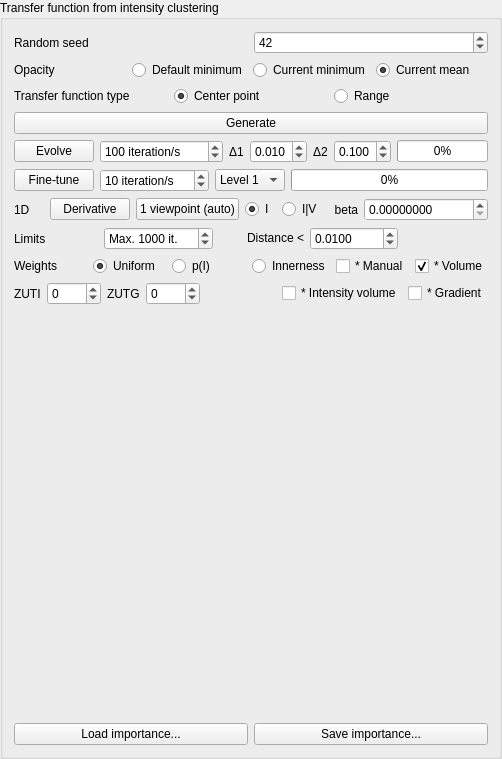
            <widget class="QGroupBox" name="m_transferFunctionFromIntensityClusteringGroupBox">
             <property name="title">
              <string>Transfer function from intensity clustering</string>
             </property>
             <layout class="QVBoxLayout" name="verticalLayout_16">
              <item>
               <layout class="QHBoxLayout" name="horizontalLayout_81">
                <item>
                 <widget class="QLabel" name="m_transferFunctionFromIntensityClusteringRandomSeedLabel">
                  <property name="text">
                   <string>Random seed</string>
                  </property>
                 </widget>
                </item>
                <item>
                 <widget class="QSpinBox" name="m_randomSeedSpinBox">
                  <property name="maximum">
                   <number>2147483647</number>
                  </property>
                  <property name="value">
                   <number>42</number>
                  </property>
                 </widget>
                </item>
               </layout>
              </item>
              <item>
               <layout class="QHBoxLayout" name="horizontalLayout_83">
                <item>
                 <widget class="QLabel" name="m_transferFunctionFromIntensityClusteringOpacityLabel">
                  <property name="text">
                   <string>Opacity</string>
                  </property>
                 </widget>
                </item>
                <item>
                 <widget class="QRadioButton" name="m_transferFunctionFromIntensityClusteringOpacityDefaultMinimumRadioButton">
                  <property name="text">
                   <string>Default minimum</string>
                  </property>
                  <attribute name="buttonGroup">
                   <string>buttonGroup_2</string>
                  </attribute>
                 </widget>
                </item>
                <item>
                 <widget class="QRadioButton" name="m_transferFunctionFromIntensityClusteringOpacityCurrentMinimumRadioButton">
                  <property name="text">
                   <string>Current minimum</string>
                  </property>
                  <attribute name="buttonGroup">
                   <string>buttonGroup_2</string>
                  </attribute>
                 </widget>
                </item>
                <item>
                 <widget class="QRadioButton" name="m_transferFunctionFromIntensityClusteringOpacityCurrentMeanRadioButton">
                  <property name="text">
                   <string>Current mean</string>
                  </property>
                  <property name="checked">
                   <bool>true</bool>
                  </property>
                  <attribute name="buttonGroup">
                   <string>buttonGroup_2</string>
                  </attribute>
                 </widget>
                </item>
               </layout>
              </item>
              <item>
               <layout class="QHBoxLayout" name="horizontalLayout_82">
                <item>
                 <widget class="QLabel" name="m_transferFunctionFromIntensityClusteringTransferFunctionTypeLabel">
                  <property name="text">
                   <string>Transfer function type</string>
                  </property>
                 </widget>
                </item>
                <item>
                 <widget class="QRadioButton" name="m_transferFunctionFromIntensityClusteringTransferFunctionTypeCenterPointRadioButton">
                  <property name="text">
                   <string>Center point</string>
                  </property>
                  <property name="checked">
                   <bool>true</bool>
                  </property>
                  <attribute name="buttonGroup">
                   <string>buttonGroup</string>
                  </attribute>
                 </widget>
                </item>
                <item>
                 <widget class="QRadioButton" name="m_transferFunctionFromIntensityClusteringTransferFunctionTypeRangeRadioButton">
                  <property name="text">
                   <string>Range</string>
                  </property>
                  <attribute name="buttonGroup">
                   <string>buttonGroup</string>
                  </attribute>
                 </widget>
                </item>
               </layout>
              </item>
              <item>
               <widget class="QPushButton" name="m_transferFunctionFromIntensityClusteringPushButton">
                <property name="text">
                 <string>Generate</string>
                </property>
               </widget>
              </item>
              <item>
               <layout class="QHBoxLayout" name="horizontalLayout_84">
                <item>
                 <widget class="QPushButton" name="m_geneticTransferFunctionFromIntensityClusteringPushButton">
                  <property name="text">
                   <string>Evolve</string>
                  </property>
                 </widget>
                </item>
                <item>
                 <widget class="QSpinBox" name="m_geneticTransferFunctionFromIntensityClusteringIterationsSpinBox">
                  <property name="suffix">
                   <string> iteration/s</string>
                  </property>
                  <property name="minimum">
                   <number>1</number>
                  </property>
                  <property name="maximum">
                   <number>1000000</number>
                  </property>
                  <property name="value">
                   <number>100</number>
                  </property>
                 </widget>
                </item>
                <item>
                 <widget class="QLabel" name="m_geneticTransferFunctionFromIntensityClusteringDelta1Label">
                  <property name="text">
                   <string>Δ1</string>
                  </property>
                 </widget>
                </item>
                <item>
                 <widget class="QDoubleSpinBox" name="m_geneticTransferFunctionFromIntensityClusteringDelta1DoubleSpinBox">
                  <property name="decimals">
                   <number>3</number>
                  </property>
                  <property name="maximum">
                   <double>1.000000000000000</double>
                  </property>
                  <property name="singleStep">
                   <double>0.001000000000000</double>
                  </property>
                  <property name="value">
                   <double>0.010000000000000</double>
                  </property>
                 </widget>
                </item>
                <item>
                 <widget class="QLabel" name="m_geneticTransferFunctionFromIntensityClusteringDelta2Label">
                  <property name="text">
                   <string>Δ2</string>
                  </property>
                 </widget>
                </item>
                <item>
                 <widget class="QDoubleSpinBox" name="m_geneticTransferFunctionFromIntensityClusteringDelta2DoubleSpinBox">
                  <property name="decimals">
                   <number>3</number>
                  </property>
                  <property name="maximum">
                   <double>1.000000000000000</double>
                  </property>
                  <property name="singleStep">
                   <double>0.001000000000000</double>
                  </property>
                  <property name="value">
                   <double>0.100000000000000</double>
                  </property>
                 </widget>
                </item>
                <item>
                 <widget class="QProgressBar" name="m_geneticTransferFunctionFromIntensityClusteringProgressBar">
                  <property name="value">
                   <number>0</number>
                  </property>
                 </widget>
                </item>
               </layout>
              </item>
              <item>
               <layout class="QHBoxLayout" name="horizontalLayout_87">
                <item>
                 <widget class="QPushButton" name="m_fineTuneGeneticTransferFunctionFromIntensityClusteringPushButton">
                  <property name="text">
                   <string>Fine-tune</string>
                  </property>
                 </widget>
                </item>
                <item>
                 <widget class="QSpinBox" name="m_fineTuneGeneticTransferFunctionFromIntensityClusteringIterationsSpinBox">
                  <property name="suffix">
                   <string> iteration/s</string>
                  </property>
                  <property name="minimum">
                   <number>1</number>
                  </property>
                  <property name="maximum">
                   <number>1000</number>
                  </property>
                  <property name="value">
                   <number>10</number>
                  </property>
                 </widget>
                </item>
                <item>
                 <widget class="QComboBox" name="m_fineTuneGeneticTransferFunctionFromIntensityClusteringLevelComboBox">
                  <item>
                   <property name="text">
                    <string>Level 1</string>
                   </property>
                  </item>
                  <item>
                   <property name="text">
                    <string>Level 2</string>
                   </property>
                  </item>
                  <item>
                   <property name="text">
                    <string>Level 3</string>
                   </property>
                  </item>
                 </widget>
                </item>
                <item>
                 <widget class="QProgressBar" name="m_fineTuneGeneticTransferFunctionFromIntensityClusteringProgressBar">
                  <property name="value">
                   <number>0</number>
                  </property>
                 </widget>
                </item>
               </layout>
              </item>
              <item>
               <layout class="QHBoxLayout" name="horizontalLayout_71">
                <item>
                 <widget class="QLabel" name="m_transferFunctionOptimizationTypeLabel">
                  <property name="text">
                   <string>1D</string>
                  </property>
                 </widget>
                </item>
                <item>
                 <widget class="QPushButton" name="m_optimizeByDerivativeTransferFunctionFromIntensityClusteringPushButton">
                  <property name="text">
                   <string>Derivative</string>
                  </property>
                 </widget>
                </item>
                <item>
                 <widget class="QPushButton" name="m_transferFunctionOptimizationOneViewpointAutomaticPushButton">
                  <property name="toolTip">
                   <string>Optimize for current viewpoint (auto-updates itself)</string>
                  </property>
                  <property name="text">
                   <string>1 viewpoint (auto)</string>
                  </property>
                  <property name="checkable">
                   <bool>true</bool>
                  </property>
                 </widget>
                </item>
                <item>
                 <widget class="QRadioButton" name="m_optimizeByDerivativeTransferFunctionFromIntensityClusteringDkl_I_WRadioButton">
                  <property name="text">
                   <string>I</string>
                  </property>
                  <property name="checked">
                   <bool>true</bool>
                  </property>
                  <attribute name="buttonGroup">
                   <string>buttonGroup_7</string>
                  </attribute>
                 </widget>
                </item>
                <item>
                 <widget class="QRadioButton" name="m_optimizeByDerivativeTransferFunctionFromIntensityClusteringDkl_IV_WRadioButton">
                  <property name="text">
                   <string>I|V</string>
                  </property>
                  <attribute name="buttonGroup">
                   <string>buttonGroup_7</string>
                  </attribute>
                 </widget>
                </item>
                <item>
                 <widget class="QLabel" name="m_transferFunctionOptimizationBetaLabel">
                  <property name="text">
                   <string>beta</string>
                  </property>
                  <property name="alignment">
                   <set>Qt::AlignRight|Qt::AlignTrailing|Qt::AlignVCenter</set>
                  </property>
                 </widget>
                </item>
                <item>
                 <widget class="QDoubleSpinBox" name="m_transferFunctionOptimizationBetaDoubleSpinBox">
                  <property name="decimals">
                   <number>8</number>
                  </property>
                  <property name="maximum">
                   <double>1000000000.000000000000000</double>
                  </property>
                  <property name="singleStep">
                   <double>0.000010000000000</double>
                  </property>
                 </widget>
                </item>
               </layout>
              </item>
              <item>
               <layout class="QHBoxLayout" name="horizontalLayout_88">
                <item>
                 <widget class="QLabel" name="m_transferFunctionOptimizationLimitsLabel">
                  <property name="text">
                   <string>Limits</string>
                  </property>
                 </widget>
                </item>
                <item>
                 <widget class="QSpinBox" name="m_optimizeByDerivativeTransferFunctionFromIntensityClusteringMaximumIterationsSpinBox">
                  <property name="suffix">
                   <string> it.</string>
                  </property>
                  <property name="prefix">
                   <string>Max. </string>
                  </property>
                  <property name="minimum">
                   <number>1</number>
                  </property>
                  <property name="maximum">
                   <number>1000000</number>
                  </property>
                  <property name="value">
                   <number>1000</number>
                  </property>
                 </widget>
                </item>
                <item>
                 <widget class="QLabel" name="m_optimizeByDerivativeTransferFunctionFromIntensityClusteringThresholdLabel">
                  <property name="text">
                   <string>Distance &lt;</string>
                  </property>
                  <property name="alignment">
                   <set>Qt::AlignRight|Qt::AlignTrailing|Qt::AlignVCenter</set>
                  </property>
                 </widget>
                </item>
                <item>
                 <widget class="QDoubleSpinBox" name="m_optimizeByDerivativeTransferFunctionFromIntensityClusteringThresholdDoubleSpinBox">
                  <property name="decimals">
                   <number>4</number>
                  </property>
                  <property name="minimum">
                   <double>-1000.000000000000000</double>
                  </property>
                  <property name="maximum">
                   <double>1000.000000000000000</double>
                  </property>
                  <property name="singleStep">
                   <double>0.001000000000000</double>
                  </property>
                  <property name="value">
                   <double>0.010000000000000</double>
                  </property>
                 </widget>
                </item>
                <item>
                 <widget class="QLabel" name="m_optimizeByDerivativeTransferFunctionFromIntensityClusteringDistanceLabel"/>
                </item>
               </layout>
              </item>
              <item>
               <layout class="QHBoxLayout" name="horizontalLayout_86">
                <item>
                 <widget class="QLabel" name="m_geneticTransferFunctionFromIntensityClusteringWeightsLabel">
                  <property name="text">
                   <string>Weights</string>
                  </property>
                 </widget>
                </item>
                <item>
                 <widget class="QRadioButton" name="m_geneticTransferFunctionFromIntensityClusteringWeightsUniformRadioButton">
                  <property name="text">
                   <string>Uniform</string>
                  </property>
                  <property name="checked">
                   <bool>true</bool>
                  </property>
                  <attribute name="buttonGroup">
                   <string>buttonGroup_3</string>
                  </attribute>
                 </widget>
                </item>
                <item>
                 <widget class="QRadioButton" name="m_geneticTransferFunctionFromIntensityClusteringWeightsIntensityProbabilitiesRadioButton">
                  <property name="text">
                   <string>p(I)</string>
                  </property>
                  <attribute name="buttonGroup">
                   <string>buttonGroup_3</string>
                  </attribute>
                 </widget>
                </item>
                <item>
                 <widget class="QRadioButton" name="m_geneticTransferFunctionFromIntensityClusteringWeightsInnernessRadioButton">
                  <property name="text">
                   <string>Innerness</string>
                  </property>
                  <attribute name="buttonGroup">
                   <string>buttonGroup_3</string>
                  </attribute>
                 </widget>
                </item>
                <item>
                 <widget class="QCheckBox" name="m_transferFunctionOptimizationWeightsManualCheckBox">
                  <property name="text">
                   <string>* Manual</string>
                  </property>
                 </widget>
                </item>
                <item>
                 <widget class="QCheckBox" name="m_geneticTransferFunctionFromIntensityClusteringWeightsVolumeDistributionCheckBox">
                  <property name="text">
                   <string>* Volume</string>
                  </property>
                  <property name="checked">
                   <bool>true</bool>
                  </property>
                 </widget>
                </item>
               </layout>
              </item>
              <item>
               <layout class="QHBoxLayout" name="horizontalLayout_74">
                <item>
                 <widget class="QLabel" name="m_transferFunctionOptimizationWeightsZeroUpToIntensityLabel">
                  <property name="text">
                   <string>ZUTI</string>
                  </property>
                 </widget>
                </item>
                <item>
                 <widget class="QSpinBox" name="m_transferFunctionOptimizationWeightsZeroUpToIntensitySpinBox">
                  <property name="toolTip">
                   <string>Zero up to intensity</string>
                  </property>
                  <property name="minimum">
                   <number>-1</number>
                  </property>
                  <property name="maximum">
                   <number>5000</number>
                  </property>
                 </widget>
                </item>
                <item>
                 <widget class="QLabel" name="m_transferFunctionOptimizationWeightsZeroUpToGradientLabel">
                  <property name="text">
                   <string>ZUTG</string>
                  </property>
                 </widget>
                </item>
                <item>
                 <widget class="QSpinBox" name="m_transferFunctionOptimizationWeightsZeroUpToGradientSpinBox">
                  <property name="toolTip">
                   <string>Zero up to gradient</string>
                  </property>
                  <property name="minimum">
                   <number>-1</number>
                  </property>
                  <property name="maximum">
                   <number>5000</number>
                  </property>
                 </widget>
                </item>
                <item>
                 <spacer name="horizontalSpacer_5">
                  <property name="orientation">
                   <enum>Qt::Horizontal</enum>
                  </property>
                  <property name="sizeHint" stdset="0">
                   <size>
                    <width>40</width>
                    <height>20</height>
                   </size>
                  </property>
                 </spacer>
                </item>
                <item>
                 <widget class="QCheckBox" name="m_transferFunctionOptimizationWeights2DIntensityVolumeCheckBox">
                  <property name="text">
                   <string>* Intensity volume</string>
                  </property>
                 </widget>
                </item>
                <item>
                 <widget class="QCheckBox" name="m_transferFunctionOptimizationWeights2DGradientCheckBox">
                  <property name="text">
                   <string>* Gradient</string>
                  </property>
                 </widget>
                </item>
               </layout>
              </item>
              <item>
               <widget class="udg::QGraphicTransferFunctionEditor" name="m_geneticTransferFunctionFromIntensityClusteringWeightsEditor" native="true">
                <property name="sizePolicy">
                 <sizepolicy hsizetype="Preferred" vsizetype="MinimumExpanding">
                  <horstretch>0</horstretch>
                  <verstretch>0</verstretch>
                 </sizepolicy>
                </property>
                <property name="minimumSize">
                 <size>
                  <width>0</width>
                  <height>200</height>
                 </size>
                </property>
               </widget>
              </item>
              <item>
               <widget class="udg::QGraphicTransferFunctionEditor" name="m_transferFunctionOptimizationManualWeightsEditor" native="true">
                <property name="sizePolicy">
                 <sizepolicy hsizetype="Preferred" vsizetype="MinimumExpanding">
                  <horstretch>0</horstretch>
                  <verstretch>0</verstretch>
                 </sizepolicy>
                </property>
                <property name="minimumSize">
                 <size>
                  <width>0</width>
                  <height>200</height>
                 </size>
                </property>
               </widget>
              </item>
              <item>
               <layout class="QHBoxLayout" name="horizontalLayout_90">
                <item>
                 <widget class="QPushButton" name="m_transferFunctionOptimizationLoadImportancePushButton">
                  <property name="text">
                   <string>Load importance...</string>
                  </property>
                 </widget>
                </item>
                <item>
                 <widget class="QPushButton" name="m_transferFunctionOptimizationSaveImportancePushButton">
                  <property name="text">
                   <string>Save importance...</string>
                  </property>
                 </widget>
                </item>
               </layout>
              </item>
             </layout>
            </widget>
